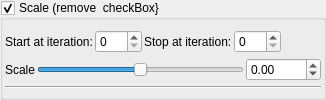
    <widget class="MyGroupBox" name="groupCheck_transform_scaleOriginal1_enabled">
     <property name="title">
      <string>Scale (remove  checkBox}</string>
     </property>
     <property name="checkable">
      <bool>true</bool>
     </property>
     <layout class="QVBoxLayout" name="verticalLayout_21" stretch="0,0,0">
      <property name="spacing">
       <number>2</number>
      </property>
      <property name="leftMargin">
       <number>2</number>
      </property>
      <property name="topMargin">
       <number>2</number>
      </property>
      <property name="rightMargin">
       <number>2</number>
      </property>
      <property name="bottomMargin">
       <number>2</number>
      </property>
      <item>
       <layout class="QGridLayout" name="gridLayout_7">
        <property name="topMargin">
         <number>5</number>
        </property>
        <item row="0" column="0">
         <widget class="QLabel" name="label_56">
          <property name="text">
           <string>Start at iteration:</string>
          </property>
         </widget>
        </item>
        <item row="0" column="2">
         <widget class="QLabel" name="label_57">
          <property name="text">
           <string>Stop at iteration:</string>
          </property>
         </widget>
        </item>
        <item row="0" column="1">
         <widget class="MySpinBox" name="spinboxInt_transform_scaleOriginal1_start_iterations">
          <property name="sizePolicy">
           <sizepolicy hsizetype="Minimum" vsizetype="Maximum">
            <horstretch>0</horstretch>
            <verstretch>0</verstretch>
           </sizepolicy>
          </property>
          <property name="maximum">
           <number>250</number>
          </property>
         </widget>
        </item>
        <item row="0" column="5">
         <spacer name="horizontalSpacer_6">
          <property name="orientation">
           <enum>Qt::Horizontal</enum>
          </property>
          <property name="sizeHint" stdset="0">
           <size>
            <width>40</width>
            <height>20</height>
           </size>
          </property>
         </spacer>
        </item>
        <item row="0" column="3">
         <widget class="MySpinBox" name="spinboxInt_transform_scaleOriginal1_stop_iterations">
          <property name="sizePolicy">
           <sizepolicy hsizetype="Preferred" vsizetype="Maximum">
            <horstretch>0</horstretch>
            <verstretch>0</verstretch>
           </sizepolicy>
          </property>
          <property name="maximum">
           <number>250</number>
          </property>
         </widget>
        </item>
       </layout>
      </item>
      <item>
       <layout class="QGridLayout" name="gridLayout_30">
        <property name="spacing">
         <number>2</number>
        </property>
        <item row="0" column="2">
         <widget class="MyDoubleSpinBox" name="spinbox_transform_mandelbox_scale">
          <property name="sizePolicy">
           <sizepolicy hsizetype="Minimum" vsizetype="Maximum">
            <horstretch>0</horstretch>
            <verstretch>0</verstretch>
           </sizepolicy>
          </property>
          <property name="prefix">
           <string/>
          </property>
          <property name="suffix">
           <string/>
          </property>
          <property name="decimals">
           <number>2</number>
          </property>
          <property name="minimum">
           <double>-1000.000000000000000</double>
          </property>
          <property name="maximum">
           <double>1000.000000000000000</double>
          </property>
          <property name="singleStep">
           <double>0.100000000000000</double>
          </property>
         </widget>
        </item>
        <item row="0" column="0">
         <widget class="QLabel" name="label_140">
          <property name="text">
           <string>Scale</string>
          </property>
         </widget>
        </item>
        <item row="0" column="1">
         <widget class="QSlider" name="slider_transform_mandelbox_scale">
          <property name="sizePolicy">
           <sizepolicy hsizetype="Expanding" vsizetype="Maximum">
            <horstretch>0</horstretch>
            <verstretch>0</verstretch>
           </sizepolicy>
          </property>
          <property name="minimum">
           <number>-2000</number>
          </property>
          <property name="maximum">
           <number>2000</number>
          </property>
          <property name="singleStep">
           <number>1</number>
          </property>
          <property name="orientation">
           <enum>Qt::Horizontal</enum>
          </property>
         </widget>
        </item>
       </layout>
      </item>
      <item>
       <widget class="Line" name="line_15">
        <property name="orientation">
         <enum>Qt::Horizontal</enum>
        </property>
       </widget>
      </item>
     </layout>
    </widget>
